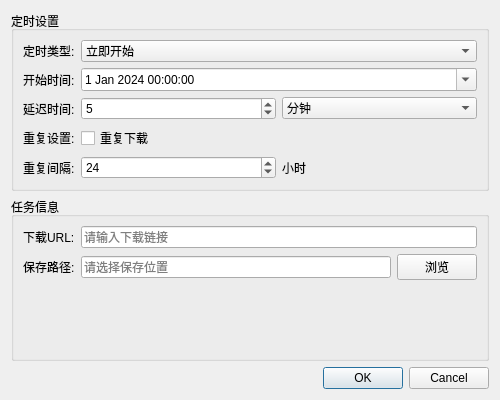
<?xml version="1.0" encoding="UTF-8"?>
<ui version="4.0">
 <class>ScheduleDialog</class>
 <widget class="QDialog" name="ScheduleDialog">
  <property name="geometry">
   <rect>
    <x>0</x>
    <y>0</y>
    <width>500</width>
    <height>400</height>
   </rect>
  </property>
  <property name="windowTitle">
   <string>定时下载设置</string>
  </property>
  <layout class="QVBoxLayout" name="verticalLayout">
   <item>
    <widget class="QGroupBox" name="groupBox">
     <property name="title">
      <string>定时设置</string>
     </property>
     <layout class="QFormLayout" name="formLayout">
      <item row="0" column="0">
       <widget class="QLabel" name="label">
        <property name="text">
         <string>定时类型:</string>
        </property>
       </widget>
      </item>
      <item row="0" column="1">
       <widget class="QComboBox" name="comboScheduleType">
        <item>
         <property name="text">
          <string>立即开始</string>
         </property>
        </item>
        <item>
         <property name="text">
          <string>指定时间</string>
         </property>
        </item>
        <item>
         <property name="text">
          <string>延迟开始</string>
         </property>
        </item>
       </widget>
      </item>
      <item row="1" column="0">
       <widget class="QLabel" name="label_2">
        <property name="text">
         <string>开始时间:</string>
        </property>
       </widget>
      </item>
      <item row="1" column="1">
       <widget class="QDateTimeEdit" name="dateTimeEdit">
        <property name="calendarPopup">
         <bool>true</bool>
        </property>
        <property name="dateTime">
         <datetime>
          <hour>0</hour>
          <minute>0</minute>
          <second>0</second>
          <year>2024</year>
          <month>1</month>
          <day>1</day>
         </datetime>
        </property>
       </widget>
      </item>
      <item row="2" column="0">
       <widget class="QLabel" name="label_3">
        <property name="text">
         <string>延迟时间:</string>
        </property>
       </widget>
      </item>
      <item row="2" column="1">
       <layout class="QHBoxLayout" name="horizontalLayout">
        <item>
         <widget class="QSpinBox" name="spinDelay">
          <property name="minimum">
           <number>1</number>
          </property>
          <property name="maximum">
           <number>1440</number>
          </property>
          <property name="value">
           <number>5</number>
          </property>
         </widget>
        </item>
        <item>
         <widget class="QComboBox" name="comboDelayUnit">
          <item>
           <property name="text">
            <string>分钟</string>
           </property>
          </item>
          <item>
           <property name="text">
            <string>小时</string>
           </property>
          </item>
         </widget>
        </item>
       </layout>
      </item>
      <item row="3" column="0">
       <widget class="QLabel" name="label_4">
        <property name="text">
         <string>重复设置:</string>
        </property>
       </widget>
      </item>
      <item row="3" column="1">
       <widget class="QCheckBox" name="checkRepeat">
        <property name="text">
         <string>重复下载</string>
        </property>
       </widget>
      </item>
      <item row="4" column="0">
       <widget class="QLabel" name="label_5">
        <property name="text">
         <string>重复间隔:</string>
        </property>
       </widget>
      </item>
      <item row="4" column="1">
       <layout class="QHBoxLayout" name="horizontalLayout_2">
        <item>
         <widget class="QSpinBox" name="spinRepeatInterval">
          <property name="minimum">
           <number>1</number>
          </property>
          <property name="maximum">
           <number>168</number>
          </property>
          <property name="value">
           <number>24</number>
          </property>
         </widget>
        </item>
        <item>
         <widget class="QLabel" name="label_6">
          <property name="text">
           <string>小时</string>
          </property>
         </widget>
        </item>
       </layout>
      </item>
     </layout>
    </widget>
   </item>
   <item>
    <widget class="QGroupBox" name="groupBox_2">
     <property name="title">
      <string>任务信息</string>
     </property>
     <layout class="QFormLayout" name="formLayout_2">
      <item row="0" column="0">
       <widget class="QLabel" name="label_7">
        <property name="text">
         <string>下载URL:</string>
        </property>
       </widget>
      </item>
      <item row="0" column="1">
       <widget class="QLineEdit" name="lineEditUrl">
        <property name="placeholderText">
         <string>请输入下载链接</string>
        </property>
       </widget>
      </item>
      <item row="1" column="0">
       <widget class="QLabel" name="label_8">
        <property name="text">
         <string>保存路径:</string>
        </property>
       </widget>
      </item>
      <item row="1" column="1">
       <layout class="QHBoxLayout" name="horizontalLayout_3">
        <item>
         <widget class="QLineEdit" name="lineEditSavePath">
          <property name="placeholderText">
           <string>请选择保存位置</string>
          </property>
         </widget>
        </item>
        <item>
         <widget class="QPushButton" name="btnBrowse">
          <property name="text">
           <string>浏览</string>
          </property>
         </widget>
        </item>
       </layout>
      </item>
     </layout>
    </widget>
   </item>
   <item>
    <widget class="QDialogButtonBox" name="buttonBox">
     <property name="orientation">
      <enum>Qt::Horizontal</enum>
     </property>
     <property name="standardButtons">
      <set>QDialogButtonBox::Cancel|QDialogButtonBox::Ok</set>
     </property>
    </widget>
   </item>
  </layout>
 </widget>
 <resources/>
 <connections>
  <connection>
   <sender>buttonBox</sender>
   <signal>accepted()</signal>
   <receiver>ScheduleDialog</receiver>
   <slot>accept()</slot>
  </connection>
  <connection>
   <sender>buttonBox</sender>
   <signal>rejected()</signal>
   <receiver>ScheduleDialog</receiver>
   <slot>reject()</slot>
  </connection>
 </connections>
</ui>
